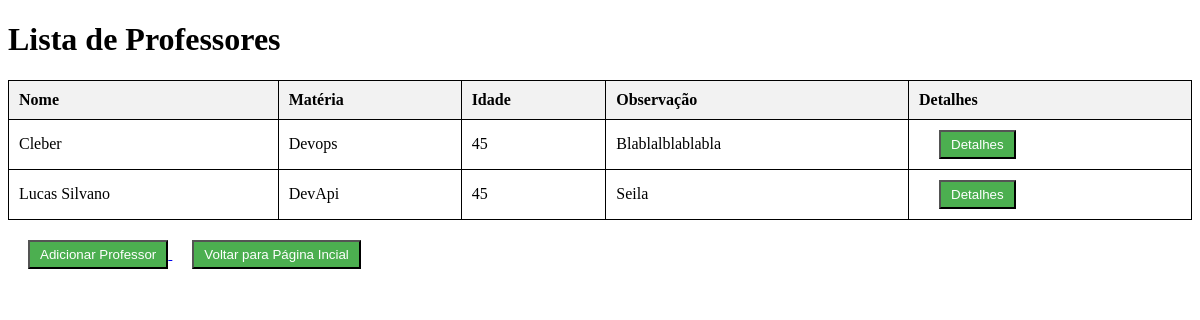
The page /professores on the database its author committed.
### model/model_profs.py (models this page shows, shortened)
class Professor(db.Model):
    __tablename__ = 'professores'
    id = db.Column(db.Integer, primary_key=True)
    nome = db.Column(db.String(80))
    idade = db.Column(db.Integer)
    materia = db.Column(db.String(30))
    observacao = db.Column(db.String(30))
    def to_dict(self):
        return {
            "id": self.id,
            "nome": self.nome,
            "materia": self.materia,
            "idade": self.idade,
            "observacao": self.observacao,
        }

### routes/profs_routes.py (the view)
@professores_blueprint.route('/professores', methods=['GET'])
def get_professores():
    profs = lista_profs()
    return render_template("profs.html", profs=profs)

### model/model_profs.py (called while the page is built)
def lista_profs():
    professores = Professor.query.all()
    return [professor.to_dict() for professor in professores]

### templates/profs.html (shortened to what this page needs)
<!DOCTYPE html>
<html lang="pt-BR">
<head>
</head>
<body>
    <h1>Lista de Professores</h1>
    <table>
        <thead>
            <tr>
                <th>Nome</th>
                <th>Matéria</th>
                <th>Idade</th>
                <th>Observação</th>
                <th>Detalhes</th>
            </tr>
        </thead>
        <tbody>
            {% for prof in profs %}
            <tr>
                <td>{{ prof.nome }}</td>
                <td>{{ prof.materia }}</td>
                <td>{{ prof.idade }}</td>
                <td>{{ prof.observacao }}</td>
                <td>
                    <a href="{{ url_for('professores.get_professorPorId', id_prof=prof.id) }}">
                        <button>Detalhes</button>
                    </a>
                </td>
            </tr>
            {% endfor %}
        </tbody>
    </table>
    <div>
        <a href="{{ url_for('professores.adicionar_prof_page',) }}">
        <button>Adicionar Professor</button>
        </a>
        <a href="{{ url_for('/.pagina_inicial',) }}">
            <button>Voltar para Página Incial</button>
            </a>
    </div>
</body>
</html>

### templates/profs.html (style rules this page uses)
table { width: 100%; border-collapse: collapse; }
table, th, td { border: 1px solid black; }
th, td { padding: 10px; text-align: left; }
th { background-color: #f2f2f2; }
div { margin-top: 20px; }
button { margin-left: 20px; align-items: center; padding: 5px 10px; background-color: #4CAF50; color: white; border: color(black); cursor: pointer; }

### rows shown on the page
Professor: nome "Cleber", materia "Devops", idade "45", observacao "Blablalblablabla"
Professor: nome "Lucas Silvano", materia "DevApi", idade "45", observacao "Seila"
